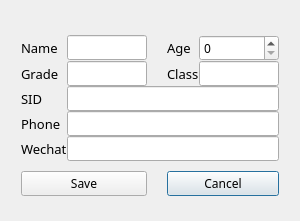
<?xml version="1.0" encoding="UTF-8"?>
<ui version="4.0">
 <class>Dialog_AddStudent</class>
 <widget class="QDialog" name="Dialog_AddStudent">
  <property name="geometry">
   <rect>
    <x>0</x>
    <y>0</y>
    <width>300</width>
    <height>221</height>
   </rect>
  </property>
  <property name="minimumSize">
   <size>
    <width>300</width>
    <height>220</height>
   </size>
  </property>
  <property name="font">
   <font>
    <family>Fira Code</family>
   </font>
  </property>
  <property name="windowTitle">
   <string>Add Student</string>
  </property>
  <property name="windowIcon">
   <iconset resource="Resources/res.qrc">
    <normaloff>:/img/logo.ico</normaloff>:/img/logo.ico</iconset>
  </property>
  <layout class="QGridLayout" name="gridLayout">
   <item row="0" column="1">
    <spacer name="verticalSpacer_2">
     <property name="orientation">
      <enum>Qt::Vertical</enum>
     </property>
     <property name="sizeType">
      <enum>QSizePolicy::Fixed</enum>
     </property>
     <property name="sizeHint" stdset="0">
      <size>
       <width>20</width>
       <height>10</height>
      </size>
     </property>
    </spacer>
   </item>
   <item row="1" column="0">
    <spacer name="horizontalSpacer">
     <property name="orientation">
      <enum>Qt::Horizontal</enum>
     </property>
     <property name="sizeType">
      <enum>QSizePolicy::Minimum</enum>
     </property>
     <property name="sizeHint" stdset="0">
      <size>
       <width>10</width>
       <height>20</height>
      </size>
     </property>
    </spacer>
   </item>
   <item row="1" column="2">
    <spacer name="horizontalSpacer_2">
     <property name="orientation">
      <enum>Qt::Horizontal</enum>
     </property>
     <property name="sizeType">
      <enum>QSizePolicy::Minimum</enum>
     </property>
     <property name="sizeHint" stdset="0">
      <size>
       <width>10</width>
       <height>20</height>
      </size>
     </property>
    </spacer>
   </item>
   <item row="1" column="1">
    <layout class="QGridLayout" name="gridLayout_2">
     <property name="spacing">
      <number>0</number>
     </property>
     <item row="2" column="0">
      <widget class="QLabel" name="sid">
       <property name="font">
        <font>
         <family>Fira Code</family>
         <pointsize>10</pointsize>
        </font>
       </property>
       <property name="text">
        <string>SID</string>
       </property>
       <property name="alignment">
        <set>Qt::AlignLeading|Qt::AlignLeft|Qt::AlignVCenter</set>
       </property>
      </widget>
     </item>
     <item row="2" column="1" colspan="4">
      <widget class="QLineEdit" name="le_add_sid"/>
     </item>
     <item row="1" column="3">
      <widget class="QLabel" name="class_2">
       <property name="font">
        <font>
         <family>Fira Code</family>
         <pointsize>10</pointsize>
        </font>
       </property>
       <property name="text">
        <string>Class</string>
       </property>
       <property name="alignment">
        <set>Qt::AlignLeading|Qt::AlignLeft|Qt::AlignVCenter</set>
       </property>
      </widget>
     </item>
     <item row="0" column="0">
      <widget class="QLabel" name="name">
       <property name="font">
        <font>
         <family>Fira Code</family>
         <pointsize>10</pointsize>
        </font>
       </property>
       <property name="text">
        <string>Name</string>
       </property>
       <property name="alignment">
        <set>Qt::AlignLeading|Qt::AlignLeft|Qt::AlignVCenter</set>
       </property>
      </widget>
     </item>
     <item row="0" column="4">
      <widget class="QSpinBox" name="sbox_add_age"/>
     </item>
     <item row="1" column="4">
      <widget class="QLineEdit" name="le_add_class"/>
     </item>
     <item row="3" column="1" colspan="4">
      <widget class="QLineEdit" name="le_add_phone"/>
     </item>
     <item row="1" column="1">
      <widget class="QLineEdit" name="le_add_grade"/>
     </item>
     <item row="1" column="0">
      <widget class="QLabel" name="grade">
       <property name="font">
        <font>
         <family>Fira Code</family>
         <pointsize>10</pointsize>
        </font>
       </property>
       <property name="text">
        <string>Grade</string>
       </property>
       <property name="alignment">
        <set>Qt::AlignLeading|Qt::AlignLeft|Qt::AlignVCenter</set>
       </property>
      </widget>
     </item>
     <item row="6" column="3" colspan="2">
      <widget class="QPushButton" name="btn_cancelAdd">
       <property name="text">
        <string>Cancel</string>
       </property>
      </widget>
     </item>
     <item row="0" column="3">
      <widget class="QLabel" name="age">
       <property name="font">
        <font>
         <family>Fira Code</family>
         <pointsize>10</pointsize>
        </font>
       </property>
       <property name="text">
        <string>Age</string>
       </property>
       <property name="alignment">
        <set>Qt::AlignLeading|Qt::AlignLeft|Qt::AlignVCenter</set>
       </property>
      </widget>
     </item>
     <item row="0" column="2">
      <spacer name="horizontalSpacer_3">
       <property name="orientation">
        <enum>Qt::Horizontal</enum>
       </property>
       <property name="sizeType">
        <enum>QSizePolicy::Minimum</enum>
       </property>
       <property name="sizeHint" stdset="0">
        <size>
         <width>10</width>
         <height>20</height>
        </size>
       </property>
      </spacer>
     </item>
     <item row="4" column="1" colspan="4">
      <widget class="QLineEdit" name="le_add_wechat"/>
     </item>
     <item row="4" column="0">
      <widget class="QLabel" name="wechat">
       <property name="font">
        <font>
         <family>Fira Code</family>
         <pointsize>10</pointsize>
        </font>
       </property>
       <property name="text">
        <string>Wechat</string>
       </property>
       <property name="alignment">
        <set>Qt::AlignLeading|Qt::AlignLeft|Qt::AlignVCenter</set>
       </property>
      </widget>
     </item>
     <item row="0" column="1">
      <widget class="QLineEdit" name="le_add_name"/>
     </item>
     <item row="3" column="0">
      <widget class="QLabel" name="phone">
       <property name="font">
        <font>
         <family>Fira Code</family>
         <pointsize>10</pointsize>
        </font>
       </property>
       <property name="text">
        <string>Phone</string>
       </property>
       <property name="alignment">
        <set>Qt::AlignLeading|Qt::AlignLeft|Qt::AlignVCenter</set>
       </property>
      </widget>
     </item>
     <item row="6" column="0" colspan="2">
      <widget class="QPushButton" name="btn_saveAdd">
       <property name="text">
        <string>Save</string>
       </property>
      </widget>
     </item>
     <item row="5" column="2">
      <spacer name="verticalSpacer_3">
       <property name="orientation">
        <enum>Qt::Vertical</enum>
       </property>
       <property name="sizeType">
        <enum>QSizePolicy::Fixed</enum>
       </property>
       <property name="sizeHint" stdset="0">
        <size>
         <width>20</width>
         <height>10</height>
        </size>
       </property>
      </spacer>
     </item>
    </layout>
   </item>
  </layout>
 </widget>
 <tabstops>
  <tabstop>le_add_name</tabstop>
  <tabstop>sbox_add_age</tabstop>
  <tabstop>le_add_grade</tabstop>
  <tabstop>le_add_class</tabstop>
  <tabstop>le_add_sid</tabstop>
  <tabstop>le_add_phone</tabstop>
  <tabstop>le_add_wechat</tabstop>
  <tabstop>btn_saveAdd</tabstop>
  <tabstop>btn_cancelAdd</tabstop>
 </tabstops>
 <resources>
  <include location="Resources/res.qrc"/>
 </resources>
 <connections/>
</ui>
